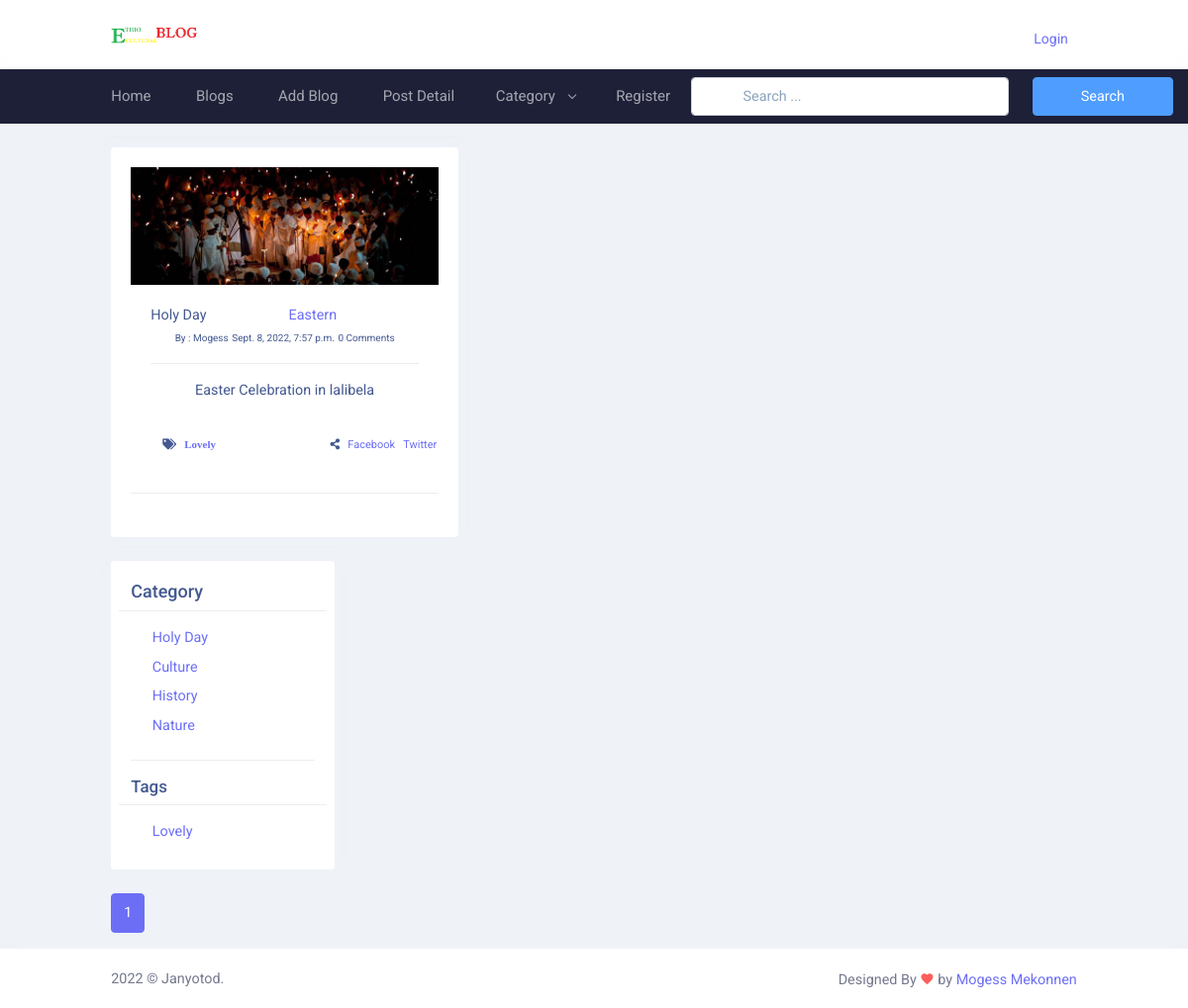
Before: /tag_blogs/lovely/ with the older database file.
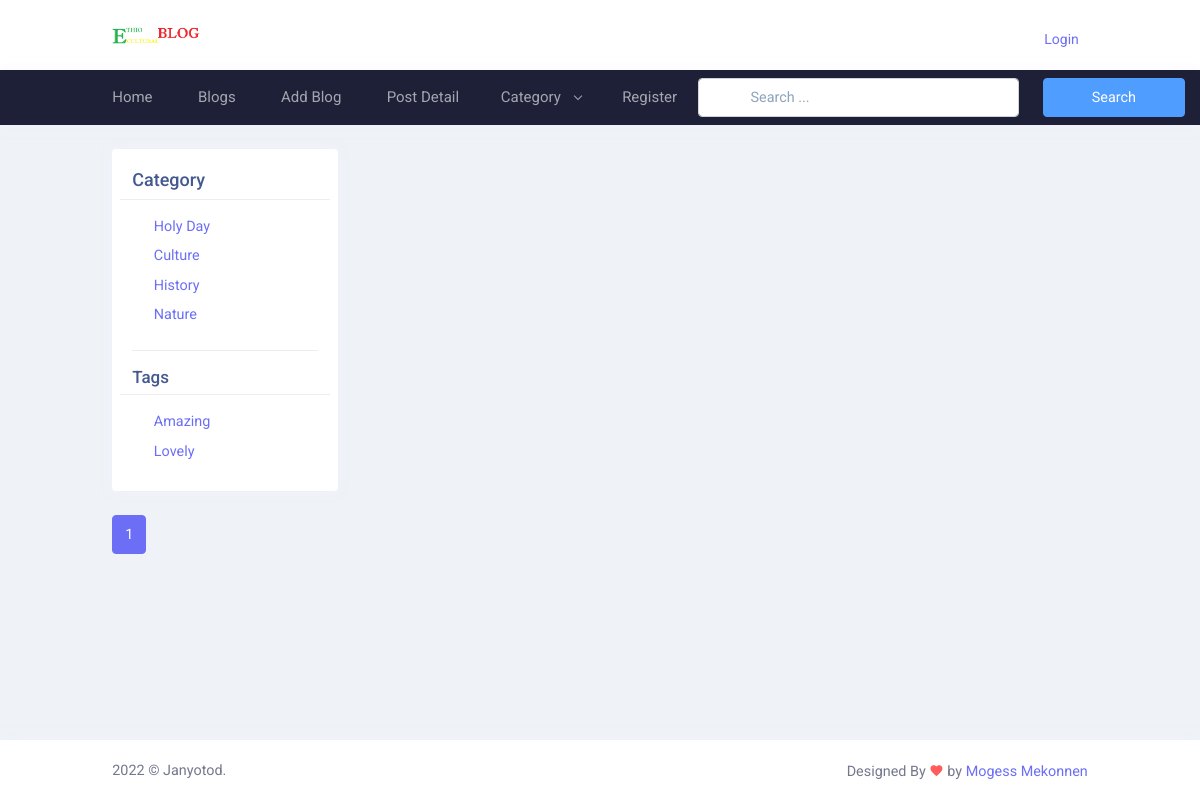
After: the same page with the newer database file.
### blog/models.py (models this page shows, shortened)
class Blog(models.Model):
    user = models.ForeignKey(
        User,
        related_name='user_blogs',
        on_delete=models.CASCADE,
    )
    category = models.ForeignKey(
        Category,
        related_name='Category_blogs',
        on_delete=models.CASCADE,
    )
    likes = models.ManyToManyField(
        User,
        related_name='user_likes',
        blank=True,
        )
    tags = models.ManyToManyField(
        Tag,
        related_name='tag_blogs',
        blank=True
    )
    title = models.CharField(
        max_length=250
    )
    slug = models.SlugField(null=True, blank=True)
    banner = models.ImageField(upload_to='blog_banner')
    description = models.TextField()
    created_date = models.DateTimeField(auto_now_add=True)

class Category(models.Model):
    title = models.CharField(max_length=150, unique=True)
    slug = models.SlugField(null=True, blank=True)
    create_date = models.DateField(auto_now_add=True)

class  Tag(models.Model):
    title = models.CharField(max_length=150)
    slug = models.SlugField(null=True, blank=True)
    create_date = models.DateField(auto_now_add=True)

### user_profile/models.py (models this page shows, shortened)
class User(AbstractUser):
    email = models.EmailField(max_length=150,
                              unique=True,
                              error_messages={"unique": "Email must be unique"
                                              }
                              )
    profile_image = models.ImageField(null=True,
                                      blank=True,
                                      upload_to="profile_images"
                                      )
    REQUIRED_FIELDS = ["email"]
    objects = CustomUserManager()

### blog/views.py (the view)
# urls.py: path('tag_blogs/<str:slug>/', tag_blogs, name='tag_blogs'),
def tag_blogs(request, slug):
    tag = get_object_or_404(Tag, slug=slug)
    queryset = tag.tag_blogs.all()
    tags = Tag.objects.order_by('-create_date')[:5]
    page = request.GET.get('page', 1)
    paginator = Paginator(queryset, 2)
    all_blogs = Blog.objects.order_by('-created_date')[:5]
    try:
        blogs = paginator.page(page)
    except EmptyPage:
        blogs = paginator.page(1)
    except PageNotAnInteger:
         blogs = paginator.page(1)
    context = {
        "blogs": blogs,
        "tags": tags,
        "all_blogs":all_blogs
    }
    return render(request, 'tag_blogs.html', context)

### blog/context_processors.py (called while the page is built)
def get_all_category(request):
    categories = Category.objects.all()
    context = {
        "Categories": categories
    }
    return context

### templates/tag_blogs.html (shortened to what this page needs)
{% extends 'base.html'%}
{% load static %}
{% block content %}
<div class="main-content">
  <div class="page-content">
    <div class="container-fluid">
      <div class="row">
        <div class="col-xl-9 col-sm-6">
          <div class="row">
            {% for blog in blogs %}
            <div class="col-xl-6">
              <div class="card">
                <div class="card-body">
                  <div class="text-center">
                    {% include 'blog_card.html' %}
                    <hr class="my-4" />
                  </div>
                </div>
              </div>
              {% endfor %}
            </div>
          </div>
          {% include 'right_sidebar.html' %}
          <div class="col-12" style="text-align: center">
            {% include 'pagination.html' %}
          </div>
        </div>
        {% endblock content %}

### templates/right_sidebar.html
<div class="col-xl-3 col-sm-6" style="width: 250px">
  <div class="card">
    <div class="card-body">
      <div class="row">
        <h4 class="form-label h5">Category</h4>
        <hr />
        {% for category in Categories %}
        <div class="d-flex flex-wrap gap-3">
          <div class="form-check mb-2">
            <a href="{% url 'category_blogs' category.slug %}"
              >{{category.title}}</a
            >
          </div>
        </div>
        {% endfor %}
      </div>
      <hr />
      <div class="row">
        <h4 class="card-title">Tags</h4>
        <hr />
        {% for tag in tags %}
        <div class="d-flex flex-wrap gap-3">
          <div class="form-check mb-2">
            <a href="{% url 'tag_blogs' tag.slug %}">{{tag.title}}</a>
          </div>
        </div>
        {% endfor %}
      </div>
    </div>
  </div>
</div>

### templates/blog_card.html
{% load static %}
      <div>
        <img
          src="{{blog.banner.url}}"
          class="img-fluid"
          alt="Responsive image"
        />
      </div>
      <div class="card-body">
        <span class="float-lg-start" >{{blog.category.title}}</span>
        <a class="float-lg-center"  href="{% url 'blog_details' blog.slug %}" >{{blog.title}}</a>
        <br />
        <span style="font-size: 10px"
          >By : {{blog.user.username}}</span
        >
        <span style="font-size: 10px">{{blog.created_date}}</span>
        <span style="font-size: 10px"
          >{{blog.blog_comments.all.count}} Comments</span
        >
        <hr />
        <p>{{blog.description|truncatewords:50}}</p>
      </div>
      <div class="row"  style="font-size:11px">
        <div class="col-6">
          <ul class="post-tags float-lg-start">
            {% if blog.tags.all.count > 0 %}
            {% for tags in blog.tags.all %}
            <li class="fa fa-tags" >
              &nbsp; <a href="#">{{tags.title }}</a>
            </li>
            {% endfor %} {% else %} None {% endif %}
          </ul>
        </div>
        <div class="col-6">
          <ul class="post-share">
            <li class="fa fa-share-alt"></li>
            <a href="">&nbsp;&nbsp;Facebook</a>
            <a href="">&nbsp;&nbsp;Twitter</a>
          </ul>
        </div>
      </div>
    </div>

Changed rows visible on the page:
removed Blog: banner (picture), category "Holy Day", title "Eastern", user.username "Mogess", created_date "Sept. 8, 2022, 7:57 p.m.", blog_comments.all.count "0", description "Easter Celebration in lalibela", Tag (title "Lovely")
added Tag: title "Amazing", shown under "Tags"
